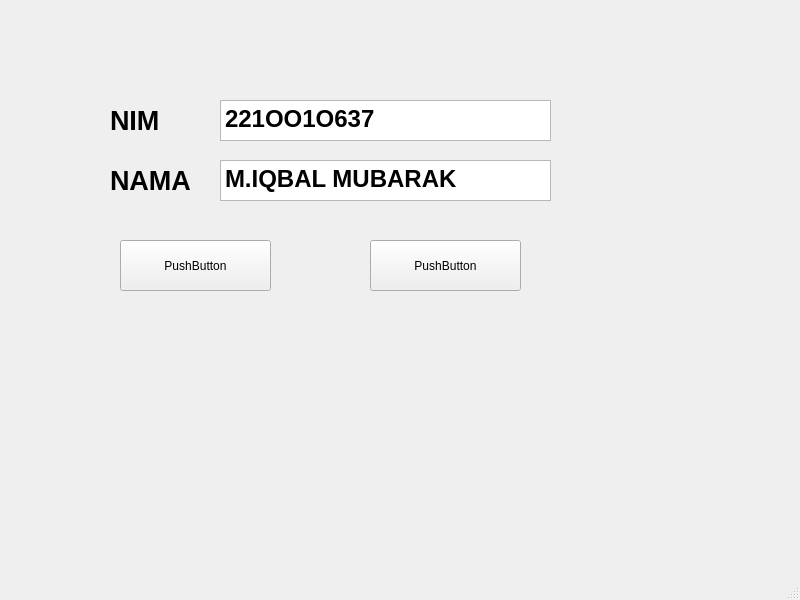
<?xml version="1.0" encoding="UTF-8"?>
<ui version="4.0">
 <class>MainWindow</class>
 <widget class="QMainWindow" name="MainWindow">
  <property name="geometry">
   <rect>
    <x>0</x>
    <y>0</y>
    <width>800</width>
    <height>600</height>
   </rect>
  </property>
  <property name="windowTitle">
   <string>MainWindow</string>
  </property>
  <widget class="QWidget" name="centralwidget">
   <widget class="QPushButton" name="pushButton">
    <property name="geometry">
     <rect>
      <x>370</x>
      <y>240</y>
      <width>151</width>
      <height>51</height>
     </rect>
    </property>
    <property name="text">
     <string>PushButton</string>
    </property>
   </widget>
   <widget class="QPushButton" name="pushButton_2">
    <property name="geometry">
     <rect>
      <x>120</x>
      <y>240</y>
      <width>151</width>
      <height>51</height>
     </rect>
    </property>
    <property name="text">
     <string>PushButton</string>
    </property>
   </widget>
   <widget class="QLabel" name="label_1">
    <property name="geometry">
     <rect>
      <x>110</x>
      <y>110</y>
      <width>61</width>
      <height>21</height>
     </rect>
    </property>
    <property name="font">
     <font>
      <pointsize>20</pointsize>
      <weight>75</weight>
      <bold>true</bold>
     </font>
    </property>
    <property name="text">
     <string>NIM</string>
    </property>
   </widget>
   <widget class="QTextBrowser" name="textBrowser">
    <property name="geometry">
     <rect>
      <x>220</x>
      <y>100</y>
      <width>331</width>
      <height>41</height>
     </rect>
    </property>
    <property name="html">
     <string>&lt;!DOCTYPE HTML PUBLIC &quot;-//W3C//DTD HTML 4.0//EN&quot; &quot;http://www.w3.org/TR/REC-html40/strict.dtd&quot;&gt;
&lt;html&gt;&lt;head&gt;&lt;meta name=&quot;qrichtext&quot; content=&quot;1&quot; /&gt;&lt;style type=&quot;text/css&quot;&gt;
p, li { white-space: pre-wrap; }
&lt;/style&gt;&lt;/head&gt;&lt;body style=&quot; font-family:'MS Shell Dlg 2'; font-size:8.25pt; font-weight:400; font-style:normal;&quot;&gt;
&lt;p style=&quot; margin-top:0px; margin-bottom:0px; margin-left:0px; margin-right:0px; -qt-block-indent:0; text-indent:0px;&quot;&gt;&lt;span style=&quot; font-size:18pt; font-weight:600;&quot;&gt;221OO1O637&lt;/span&gt;&lt;/p&gt;&lt;/body&gt;&lt;/html&gt;</string>
    </property>
   </widget>
   <widget class="QTextBrowser" name="textBrowser_2">
    <property name="geometry">
     <rect>
      <x>220</x>
      <y>160</y>
      <width>331</width>
      <height>41</height>
     </rect>
    </property>
    <property name="html">
     <string>&lt;!DOCTYPE HTML PUBLIC &quot;-//W3C//DTD HTML 4.0//EN&quot; &quot;http://www.w3.org/TR/REC-html40/strict.dtd&quot;&gt;
&lt;html&gt;&lt;head&gt;&lt;meta name=&quot;qrichtext&quot; content=&quot;1&quot; /&gt;&lt;style type=&quot;text/css&quot;&gt;
p, li { white-space: pre-wrap; }
&lt;/style&gt;&lt;/head&gt;&lt;body style=&quot; font-family:'MS Shell Dlg 2'; font-size:8.25pt; font-weight:400; font-style:normal;&quot;&gt;
&lt;p style=&quot; margin-top:0px; margin-bottom:0px; margin-left:0px; margin-right:0px; -qt-block-indent:0; text-indent:0px;&quot;&gt;&lt;span style=&quot; font-size:18pt; font-weight:600;&quot;&gt;M.IQBAL MUBARAK&lt;/span&gt;&lt;/p&gt;&lt;/body&gt;&lt;/html&gt;</string>
    </property>
   </widget>
   <widget class="QLabel" name="label">
    <property name="geometry">
     <rect>
      <x>110</x>
      <y>170</y>
      <width>81</width>
      <height>21</height>
     </rect>
    </property>
    <property name="font">
     <font>
      <pointsize>20</pointsize>
      <weight>75</weight>
      <bold>true</bold>
     </font>
    </property>
    <property name="text">
     <string>NAMA</string>
    </property>
   </widget>
  </widget>
  <widget class="QMenuBar" name="menubar">
   <property name="geometry">
    <rect>
     <x>0</x>
     <y>0</y>
     <width>800</width>
     <height>21</height>
    </rect>
   </property>
  </widget>
  <widget class="QStatusBar" name="statusbar"/>
 </widget>
 <resources/>
 <connections/>
</ui>
